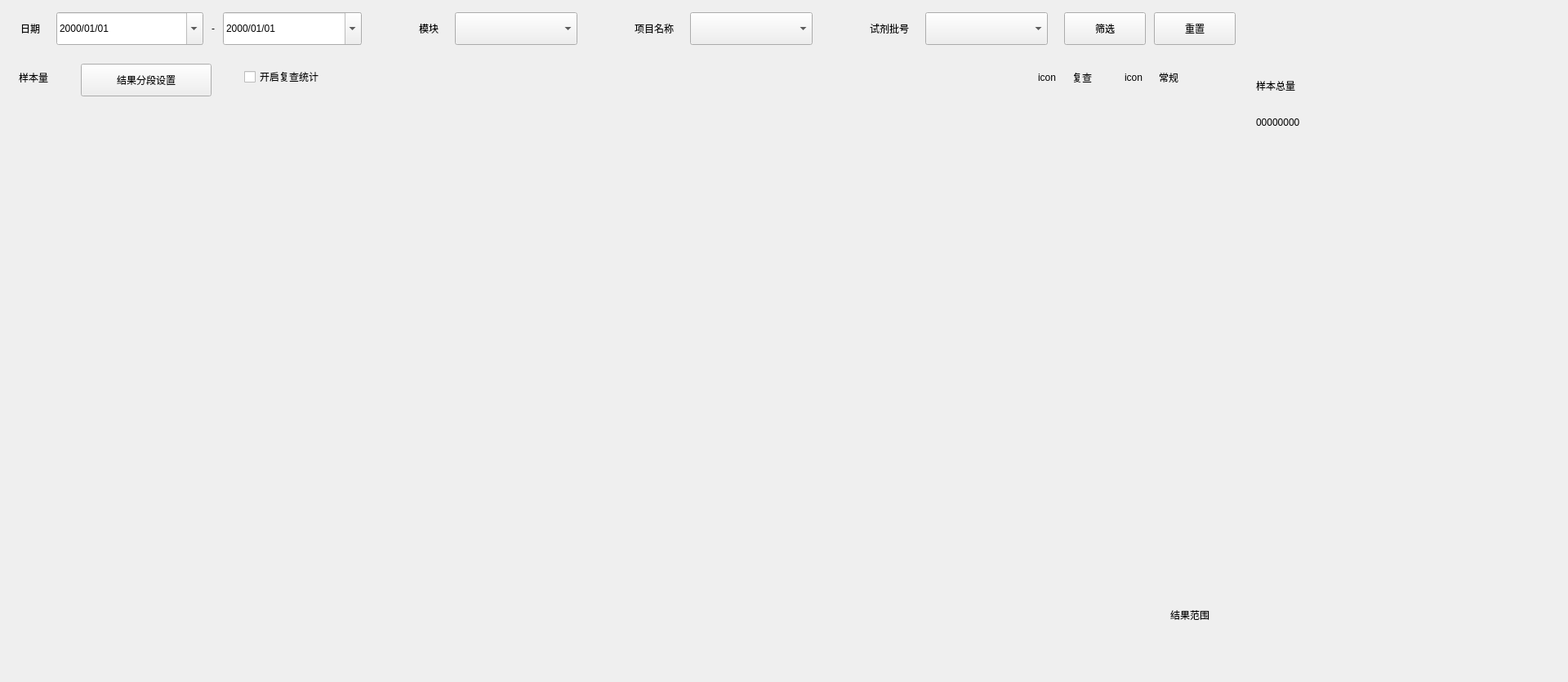
<?xml version="1.0" encoding="UTF-8"?>
<ui version="4.0">
 <class>QResultStatistics</class>
 <widget class="QWidget" name="QResultStatistics">
  <property name="geometry">
   <rect>
    <x>0</x>
    <y>0</y>
    <width>1920</width>
    <height>835</height>
   </rect>
  </property>
  <property name="windowTitle">
   <string>QResultStatistics</string>
  </property>
  <widget class="QWidget" name="widget" native="true">
   <property name="geometry">
    <rect>
     <x>0</x>
     <y>0</y>
     <width>1912</width>
     <height>793</height>
    </rect>
   </property>
   <widget class="QWidget" name="widget_3" native="true">
    <property name="geometry">
     <rect>
      <x>5</x>
      <y>5</y>
      <width>1902</width>
      <height>60</height>
     </rect>
    </property>
    <property name="minimumSize">
     <size>
      <width>0</width>
      <height>60</height>
     </size>
    </property>
    <property name="maximumSize">
     <size>
      <width>1912</width>
      <height>60</height>
     </size>
    </property>
    <property name="bks" stdset="0">
     <string notr="true">gray</string>
    </property>
    <property name="borders" stdset="0">
     <string notr="true">all</string>
    </property>
    <widget class="QWidget" name="widget_1" native="true">
     <property name="geometry">
      <rect>
       <x>0</x>
       <y>0</y>
       <width>1841</width>
       <height>60</height>
      </rect>
     </property>
     <layout class="QHBoxLayout" name="horizontalLayout_8">
      <property name="spacing">
       <number>20</number>
      </property>
      <property name="leftMargin">
       <number>0</number>
      </property>
      <property name="topMargin">
       <number>0</number>
      </property>
      <property name="rightMargin">
       <number>0</number>
      </property>
      <property name="bottomMargin">
       <number>0</number>
      </property>
      <item>
       <layout class="QHBoxLayout" name="horizontalLayout_7">
        <property name="spacing">
         <number>70</number>
        </property>
        <property name="leftMargin">
         <number>20</number>
        </property>
        <item>
         <layout class="QHBoxLayout" name="horizontalLayout_5">
          <property name="spacing">
           <number>20</number>
          </property>
          <item>
           <widget class="QLabel" name="label_12">
            <property name="text">
             <string>日期</string>
            </property>
           </widget>
          </item>
          <item>
           <layout class="QHBoxLayout" name="horizontalLayout_4">
            <property name="spacing">
             <number>10</number>
            </property>
            <item>
             <widget class="QDateEdit" name="lower_date_edit">
              <property name="minimumSize">
               <size>
                <width>180</width>
                <height>40</height>
               </size>
              </property>
              <property name="maximumSize">
               <size>
                <width>180</width>
                <height>40</height>
               </size>
              </property>
              <property name="wrapping">
               <bool>false</bool>
              </property>
              <property name="buttonSymbols">
               <enum>QAbstractSpinBox::NoButtons</enum>
              </property>
              <property name="showGroupSeparator" stdset="0">
               <bool>false</bool>
              </property>
              <property name="currentSection">
               <enum>QDateTimeEdit::YearSection</enum>
              </property>
              <property name="displayFormat">
               <string notr="true">yyyy/MM/dd</string>
              </property>
              <property name="calendarPopup">
               <bool>true</bool>
              </property>
             </widget>
            </item>
            <item>
             <widget class="QLabel" name="label_13">
              <property name="text">
               <string>-</string>
              </property>
              <property name="alignment">
               <set>Qt::AlignCenter</set>
              </property>
             </widget>
            </item>
            <item>
             <widget class="QDateEdit" name="upper_date_edit">
              <property name="minimumSize">
               <size>
                <width>170</width>
                <height>40</height>
               </size>
              </property>
              <property name="maximumSize">
               <size>
                <width>180</width>
                <height>40</height>
               </size>
              </property>
              <property name="styleSheet">
               <string notr="true"/>
              </property>
              <property name="buttonSymbols">
               <enum>QAbstractSpinBox::NoButtons</enum>
              </property>
              <property name="currentSection">
               <enum>QDateTimeEdit::YearSection</enum>
              </property>
              <property name="displayFormat">
               <string notr="true">yyyy/MM/dd</string>
              </property>
              <property name="calendarPopup">
               <bool>true</bool>
              </property>
             </widget>
            </item>
           </layout>
          </item>
         </layout>
        </item>
        <item>
         <layout class="QHBoxLayout" name="horizontalLayout_2">
          <property name="spacing">
           <number>20</number>
          </property>
          <item>
           <widget class="QLabel" name="label_9">
            <property name="text">
             <string>模块</string>
            </property>
           </widget>
          </item>
          <item>
           <widget class="QComboBox" name="comboBox_dev">
            <property name="minimumSize">
             <size>
              <width>150</width>
              <height>40</height>
             </size>
            </property>
            <property name="maximumSize">
             <size>
              <width>150</width>
              <height>40</height>
             </size>
            </property>
           </widget>
          </item>
         </layout>
        </item>
        <item>
         <layout class="QHBoxLayout" name="horizontalLayout_6">
          <property name="spacing">
           <number>20</number>
          </property>
          <item>
           <widget class="QLabel" name="label_8">
            <property name="text">
             <string>项目名称</string>
            </property>
           </widget>
          </item>
          <item>
           <widget class="QComboBox" name="comboBox_item_name">
            <property name="minimumSize">
             <size>
              <width>150</width>
              <height>40</height>
             </size>
            </property>
            <property name="maximumSize">
             <size>
              <width>150</width>
              <height>40</height>
             </size>
            </property>
           </widget>
          </item>
         </layout>
        </item>
        <item>
         <layout class="QHBoxLayout" name="horizontalLayout">
          <property name="spacing">
           <number>20</number>
          </property>
          <item>
           <widget class="QLabel" name="label_10">
            <property name="text">
             <string>试剂批号</string>
            </property>
           </widget>
          </item>
          <item>
           <widget class="QComboBox" name="comboBox_reag_batch">
            <property name="minimumSize">
             <size>
              <width>150</width>
              <height>40</height>
             </size>
            </property>
            <property name="maximumSize">
             <size>
              <width>150</width>
              <height>40</height>
             </size>
            </property>
           </widget>
          </item>
         </layout>
        </item>
       </layout>
      </item>
      <item>
       <layout class="QHBoxLayout" name="horizontalLayout_3">
        <property name="spacing">
         <number>10</number>
        </property>
        <item>
         <widget class="QPushButton" name="query_btn">
          <property name="minimumSize">
           <size>
            <width>100</width>
            <height>40</height>
           </size>
          </property>
          <property name="maximumSize">
           <size>
            <width>100</width>
            <height>40</height>
           </size>
          </property>
          <property name="text">
           <string>筛选</string>
          </property>
          <property name="buttons" stdset="0">
           <string notr="true">flat_btn</string>
          </property>
         </widget>
        </item>
        <item>
         <widget class="QPushButton" name="reset_btn">
          <property name="minimumSize">
           <size>
            <width>100</width>
            <height>40</height>
           </size>
          </property>
          <property name="maximumSize">
           <size>
            <width>100</width>
            <height>40</height>
           </size>
          </property>
          <property name="text">
           <string>重置</string>
          </property>
          <property name="buttons" stdset="0">
           <string notr="true">flat_btn</string>
          </property>
         </widget>
        </item>
        <item>
         <spacer name="horizontalSpacer">
          <property name="orientation">
           <enum>Qt::Horizontal</enum>
          </property>
          <property name="sizeHint" stdset="0">
           <size>
            <width>40</width>
            <height>20</height>
           </size>
          </property>
         </spacer>
        </item>
       </layout>
      </item>
     </layout>
    </widget>
   </widget>
   <widget class="QWidget" name="graphic" native="true">
    <property name="geometry">
     <rect>
      <x>20</x>
      <y>128</y>
      <width>1422</width>
      <height>620</height>
     </rect>
    </property>
   </widget>
   <widget class="QWidget" name="widget_cards" native="true">
    <property name="geometry">
     <rect>
      <x>1509</x>
      <y>276</y>
      <width>398</width>
      <height>510</height>
     </rect>
    </property>
   </widget>
   <widget class="QWidget" name="layoutWidget">
    <property name="geometry">
     <rect>
      <x>11</x>
      <y>71</y>
      <width>1451</width>
      <height>51</height>
     </rect>
    </property>
    <layout class="QHBoxLayout" name="horizontalLayout_11">
     <property name="spacing">
      <number>40</number>
     </property>
     <property name="leftMargin">
      <number>12</number>
     </property>
     <property name="topMargin">
      <number>7</number>
     </property>
     <property name="rightMargin">
      <number>19</number>
     </property>
     <item>
      <widget class="QLabel" name="label">
       <property name="text">
        <string>样本量</string>
       </property>
      </widget>
     </item>
     <item>
      <widget class="QPushButton" name="resultRangeBtn">
       <property name="minimumSize">
        <size>
         <width>160</width>
         <height>40</height>
        </size>
       </property>
       <property name="maximumSize">
        <size>
         <width>16777215</width>
         <height>40</height>
        </size>
       </property>
       <property name="text">
        <string>结果分段设置</string>
       </property>
       <property name="buttons" stdset="0">
        <string notr="true">flat_btn_blue</string>
       </property>
      </widget>
     </item>
     <item>
      <widget class="QCheckBox" name="checkBox_recheck_enable">
       <property name="minimumSize">
        <size>
         <width>400</width>
         <height>0</height>
        </size>
       </property>
       <property name="maximumSize">
        <size>
         <width>16777215</width>
         <height>16777215</height>
        </size>
       </property>
       <property name="text">
        <string>开启复查统计</string>
       </property>
       <property name="checks" stdset="0">
        <string>push</string>
       </property>
      </widget>
     </item>
     <item>
      <spacer name="horizontalSpacer_2">
       <property name="orientation">
        <enum>Qt::Horizontal</enum>
       </property>
       <property name="sizeHint" stdset="0">
        <size>
         <width>40</width>
         <height>20</height>
        </size>
       </property>
      </spacer>
     </item>
     <item>
      <layout class="QHBoxLayout" name="horizontalLayout_9">
       <property name="spacing">
        <number>20</number>
       </property>
       <item>
        <widget class="QLabel" name="icon_recheck">
         <property name="text">
          <string>icon</string>
         </property>
        </widget>
       </item>
       <item>
        <widget class="QLabel" name="label_recheck">
         <property name="text">
          <string>复查</string>
         </property>
        </widget>
       </item>
      </layout>
     </item>
     <item>
      <layout class="QHBoxLayout" name="horizontalLayout_10">
       <property name="spacing">
        <number>20</number>
       </property>
       <item>
        <widget class="QLabel" name="icon_normal">
         <property name="text">
          <string>icon</string>
         </property>
        </widget>
       </item>
       <item>
        <widget class="QLabel" name="label_normal">
         <property name="text">
          <string>常规</string>
         </property>
        </widget>
       </item>
      </layout>
     </item>
    </layout>
   </widget>
   <widget class="QWidget" name="widget_total" native="true">
    <property name="geometry">
     <rect>
      <x>1518</x>
      <y>80</y>
      <width>378</width>
      <height>195</height>
     </rect>
    </property>
    <property name="bks" stdset="0">
     <string notr="true">light_gray</string>
    </property>
    <property name="radiuses" stdset="0">
     <string>rds_4</string>
    </property>
    <widget class="QWidget" name="widget1" native="true">
     <property name="geometry">
      <rect>
       <x>20</x>
       <y>16</y>
       <width>291</width>
       <height>151</height>
      </rect>
     </property>
     <layout class="QVBoxLayout" name="verticalLayout">
      <property name="spacing">
       <number>25</number>
      </property>
      <property name="leftMargin">
       <number>0</number>
      </property>
      <property name="topMargin">
       <number>0</number>
      </property>
      <property name="rightMargin">
       <number>0</number>
      </property>
      <property name="bottomMargin">
       <number>0</number>
      </property>
      <item>
       <widget class="QLabel" name="label_2">
        <property name="minimumSize">
         <size>
          <width>0</width>
          <height>22</height>
         </size>
        </property>
        <property name="text">
         <string>样本总量</string>
        </property>
        <property name="alignment">
         <set>Qt::AlignLeading|Qt::AlignLeft|Qt::AlignTop</set>
        </property>
       </widget>
      </item>
      <item>
       <widget class="QLabel" name="label_3">
        <property name="minimumSize">
         <size>
          <width>0</width>
          <height>0</height>
         </size>
        </property>
        <property name="maximumSize">
         <size>
          <width>16777215</width>
          <height>16777215</height>
         </size>
        </property>
        <property name="text">
         <string>00000000</string>
        </property>
        <property name="alignment">
         <set>Qt::AlignLeading|Qt::AlignLeft|Qt::AlignVCenter</set>
        </property>
        <property name="fonts" stdset="0">
         <string notr="true">60</string>
        </property>
        <property name="weights" stdset="0">
         <string notr="true">bold</string>
        </property>
        <property name="colors" stdset="0">
         <string notr="true">light_blue</string>
        </property>
       </widget>
      </item>
      <item>
       <spacer name="verticalSpacer">
        <property name="orientation">
         <enum>Qt::Vertical</enum>
        </property>
        <property name="sizeHint" stdset="0">
         <size>
          <width>20</width>
          <height>40</height>
         </size>
        </property>
       </spacer>
      </item>
     </layout>
    </widget>
   </widget>
   <widget class="QLabel" name="label_4">
    <property name="geometry">
     <rect>
      <x>1110</x>
      <y>737</y>
      <width>371</width>
      <height>31</height>
     </rect>
    </property>
    <property name="text">
     <string>结果范围</string>
    </property>
    <property name="alignment">
     <set>Qt::AlignRight|Qt::AlignTrailing|Qt::AlignVCenter</set>
    </property>
   </widget>
   <widget class="QLabel" name="bk_graphic_label">
    <property name="geometry">
     <rect>
      <x>5</x>
      <y>69</y>
      <width>1498</width>
      <height>719</height>
     </rect>
    </property>
    <property name="text">
     <string/>
    </property>
    <property name="borders" stdset="0">
     <string>all</string>
    </property>
   </widget>
   <widget class="QLabel" name="bk_sample_label">
    <property name="geometry">
     <rect>
      <x>1507</x>
      <y>69</y>
      <width>400</width>
      <height>719</height>
     </rect>
    </property>
    <property name="text">
     <string/>
    </property>
    <property name="borders" stdset="0">
     <string>all</string>
    </property>
   </widget>
   <zorder>bk_sample_label</zorder>
   <zorder>bk_graphic_label</zorder>
   <zorder>layoutWidget</zorder>
   <zorder>graphic</zorder>
   <zorder>widget_3</zorder>
   <zorder>widget_cards</zorder>
   <zorder>widget_total</zorder>
   <zorder>label_4</zorder>
  </widget>
 </widget>
 <layoutdefault spacing="6" margin="11"/>
 <resources/>
 <connections/>
</ui>
